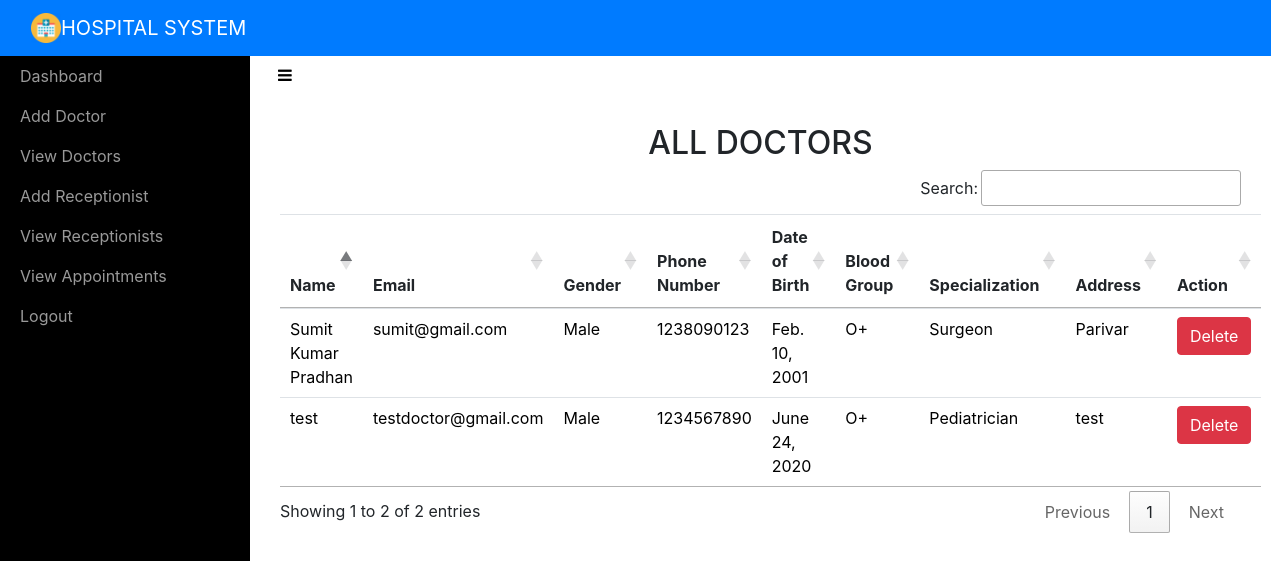
The page /adminviewDoctor/ (signed in) on the database its author committed.
### sitehandler/models.py (models this page shows, shortened)
class Doctor(models.Model):
	name = models.CharField(max_length=50)
	email = models.EmailField(unique=True)
	password = models.CharField(max_length=16)
	gender = models.CharField(max_length=10)
	phonenumber = models.CharField(max_length=10)
	address = models.CharField(max_length=100)
	birthdate = models.DateField()
	bloodgroup = models.CharField(max_length=5)
	specialization = models.CharField(max_length=50)

### sitehandler/views.py (the view)
# urls.py: path('adminviewDoctor/',adminviewDoctor,name='adminviewDoctor'),
def adminviewDoctor(request):
	if not request.user.is_staff:
		return redirect('login_admin')
	doc = Doctor.objects.all()
	d = { 'doc' : doc }
	return render(request,'adminviewDoctors.html',d)

### sitehandler/templates/adminviewDoctors.html (shortened to what this page needs)
<!DOCTYPE html>
<html>
<head>
    {% include 'include.html' %}
    {% load static %}
    <link rel="stylesheet" type="text/css" href="https://cdn.datatables.net/1.10.21/css/jquery.dataTables.min.css">
    <link rel="stylesheet" type="text/css" href="https://cdn.datatables.net/buttons/1.6.2/css/buttons.dataTables.min.css">
</head>
<body>
    {% include 'adminnav.html' %}
    <div id="wrapper">
        {% include 'admin_include.html'%}
        <div class="page-content-wrapper">
            <div class="container-fluid"><a class="btn btn-link" role="button" id="menu-toggle" href="#menu-toggle"><i class="fa fa-bars" style="color: black;"></i></a>
                <h2 class="text-center">ALL DOCTORS</h2>
                <section id="team" class="pb-5">
                    <div class="container">
                       <table class="table" id="example">
                            <thead>
                                <tr>
                                    <th>Name</th>
                                    <th>Email</th>
                                    <th>Gender</th>
                                    <th>Phone Number</th>
                                    <th>Date of Birth</th>
                                    <th>Blood Group</th>
                                    <th>Specialization</th>
                                    <th>Address</th>
                                    <th>Action</th>
                                </tr>
                            </thead>
                            <tbody>
                                {% for i in doc %}
                                <tr style="color: black;">
                                    <td>{{ i.name }}</td>
                                    <td>{{ i.email }}</td>
                                    <td>{{ i.gender }}</td>
                                    <td>{{ i.phonenumber }}</td>
                                    <td>{{ i.birthdate }}</td>
                                    <td>{{ i.bloodgroup }}</td>
                                    <td>{{ i.specialization }}</td>
                                    <td>{{ i.address }}</td>
                                    <td><a href="{% url 'admin_delete_doctor' i.id i.email %}" onclick="return confirm('Are you sure you want to delete?')" class="btn btn-danger">Delete</a></td>
                                </tr>
                                {% endfor %}
                            </tbody>
                        </table>
                    </div>
                </section>
            </div>
        </div>
    </div>
</body>
</html>

### sitehandler/templates/include.html (shortened to what this page needs)
{% load static %}
<link rel="stylesheet" href="{% static 'bootstrap/css/bootstrap.min.css' %}">
<link rel="stylesheet" href="{% static 'fonts/font-awesome.min.css' %}">
<link rel="stylesheet" href="{% static 'fonts/ionicons.min.css' %}">
<link rel="stylesheet" href="{% static 'css/back-to-top-scroll-1.css' %}">
<link rel="stylesheet" href="{% static 'css/back-to-top-scroll.cs' %}s">
<link rel="stylesheet" href="{% static 'css/Bold-BS4-Animated-Back-To-Top.css' %}">
<link rel="stylesheet" href="{% static 'css/cards.css' %}">
<link rel="stylesheet" href="https://cdnjs.cloudflare.com/ajax/libs/animate.css/3.5.2/animate.min.css">
<link rel="stylesheet" href="{% static 'css/Login-Form-Dark.css' %}">
<link rel="stylesheet" href="{% static 'css/Pretty-Registration-Form.css' %}">
<link rel="stylesheet" href="{% static 'css/Sidebar-Menu-1.css' %}">
<link rel="stylesheet" href="{% static 'css/Sidebar-Menu.css' %}">
<link rel="stylesheet" href="{% static 'css/styles.css' %}">

### sitehandler/templates/adminnav.html (shortened to what this page needs)
{% load static %}
<nav class="navbar navbar-dark navbar-expand-md sticky-top bg-primary float-none">
    <div class="container-fluid"><img src="{% static 'img/mainicon.png' %}" width="30px" height="30px" alt="10px"><a class="navbar-brand text-center" href="#" style="margin: 0px 0px;">HOSPITAL SYSTEM</a>
    </div>
</nav>

### sitehandler/templates/admin_include.html
<div id="sidebar-wrapper">
    <ul class="sidebar-nav">
        <li> <a href="{% url 'adminhome' %}">Dashboard</a></li>
        <li> <a href="{% url 'adminaddDoctor' %}">Add Doctor</a></li>
        <li> <a href="{% url 'adminviewDoctor' %}">View Doctors</a></li>
        <li> <a href="{% url 'adminaddReceptionist' %}">Add Receptionist</a></li>
        <li> <a href="{% url 'adminviewReceptionist' %}">View Receptionists</a></li>
        <li> <a href="{% url 'adminviewAppointment' %}">View Appointments</a></li>
        <li> <a href="{% url 'adminlogout' %}">Logout</a></li>
    </ul>
</div>

### sitehandler/static/css/Sidebar-Menu-1.css (style rules this page uses)
body { overflow-x: hidden; }
#wrapper { padding-left: 0; -webkit-transition: all 0.5s ease; -moz-transition: all 0.5s ease; -o-transition: all 0.5s ease; transition: all 0.5s ease; }
#sidebar-wrapper { z-index: 1000; position: fixed; left: 250px; width: 0; height: 100%; margin-left: -250px; overflow-y: auto; background: #000; -webkit-transition: all 0.5s ease; -moz-transition: all 0.5s ease; -o-transition: all 0.5s ease; transition: all 0.5s ease; }
.sidebar-nav { position: absolute; top: 0; width: 250px; margin: 0; padding: 0; list-style: none; }
.sidebar-nav li { text-indent: 20px; line-height: 40px; }
.sidebar-nav li a { display: block; text-decoration: none; color: #999999; }
@media (min-width:768px) { #wrapper { padding-left: 250px; } }
@media (min-width:768px) { #sidebar-wrapper { width: 250px; } }

### sitehandler/static/css/Sidebar-Menu.css (style rules this page uses)
#wrapper { padding-left: 0; -webkit-transition: all 0.5s ease; -moz-transition: all 0.5s ease; -o-transition: all 0.5s ease; transition: all 0.5s ease; }
#sidebar-wrapper { z-index: 1000; position: fixed; left: 250px; width: 0; height: 100%; margin-left: -250px; overflow-y: auto; background: #000; -webkit-transition: all 0.5s ease; -moz-transition: all 0.5s ease; -o-transition: all 0.5s ease; transition: all 0.5s ease; }
.sidebar-nav { position: absolute; top: 0; width: 250px; margin: 0; padding: 0; list-style: none; }
.sidebar-nav li { text-indent: 20px; line-height: 40px; }
.sidebar-nav li a { display: block; text-decoration: none; color: #999999; }
@media (min-width:768px) { #wrapper { padding-left: 250px; } }
@media (min-width:768px) { #sidebar-wrapper { width: 250px; } }

### sitehandler/static/css/styles.css (style rules this page uses)
.text-center { margin-top: 30px; }

### rows shown on the page
Doctor: name "test", email "testdoctor@gmail.com", gender "Male", phonenumber "1234567890", birthdate "June 24, 2020", bloodgroup "O+", specialization "Pediatrician", address "test"
Doctor: name "Sumit Kumar Pradhan", email "sumit@gmail.com", gender "Male", phonenumber "1238090123", birthdate "Feb. 10, 2001", bloodgroup "O+", specialization "Surgeon", address "Parivar"
